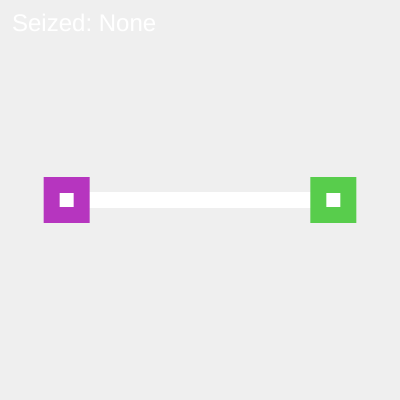
Frame 1 (no input)
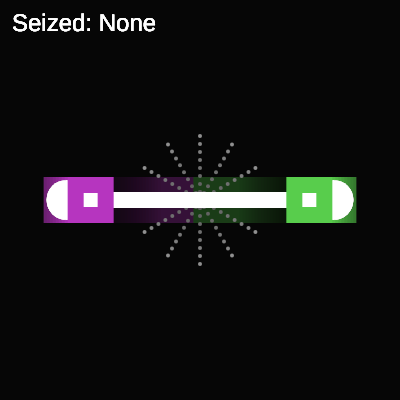
Frame 60 (no input)
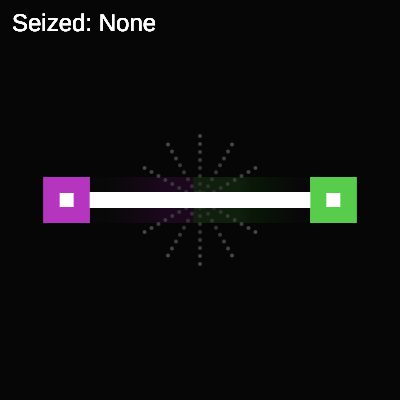
Frame 120 (the mouse pressed at the canvas centre since frame 60)

The p5.js sketch that drew these frames (run headless with seeded random() and noise() and a simulated clock; from frame 60 on, the mouse is pressed at the canvas centre):

// p5.js sketch
// ── sketch.js
const timeToExplode = 8;
const backoffBound = 16;
class Particle {
  constructor(x, y, r, c, d) {
    this.x = x;
    this.y = y;
    this.reset_x = x;
    this.reset_y = y;
    this.size = r;
    this.color = c;
    this.direction = d;
    //in frames
    this.explodeCounter = timeToExplode;
    this.exploded = false;
    this.waitCounter = 0;
    this.collisionCounter = 0;
    this.sending = true;
  }

  show() {
    stroke(this.color.x, this.color.y, this.color.z);
    square(this.x, this.y, this.size);
  }

  advanceX() {
    let speed = 1.5;
    if (this.waitCounter < 0) this.x += speed * this.direction;
  }

  advanceExplosion() {
    if (this.explodeCounter < 0) {
      this.explodeCounter = timeToExplode;
      this.x = this.reset_x;
      this.y = this.reset_y;
      this.exploded = false;
    }
  }
}
function explode(x, y, p) {
  stroke(255);
  strokeWeight(2);
  const step = 12;
  let scaleFactor = 4;
  let timeToExplode = 7;
  for (let i = 0; i <= step; i++) {
    let ang = ((i * PI) / step) * 2;
    let cx = (timeToExplode - p.explodeCounter) * scaleFactor * cos(ang) + x;
    let cy = (timeToExplode - p.explodeCounter) * scaleFactor * sin(ang) + y;
    point(cx, cy);
  }
}

let p0, p1;
function setup() {
  createCanvas(400, 400);
  const r = 15;
  p0 = new Particle(
    width / 3,
    height / 2,
    r,
    createVector(random(255), random(255), random(255)),
    1
  );
  p1 = new Particle(
    width / 1.5,
    height / 2,
    r,
    createVector(random(255), random(255), random(255)),
    -1
  );
}

function collideX(p0, p1) {
  if (p0.x + p0.size - p0.size / 2 - p1.x - p1.size - p1.size / 2 < 0.01)
    return true;
  return false;
}
let seized = "None";

function draw() {
  rectMode(CENTER);
  background(0,16);

  fill(255);
  // noStroke()
  // frameRate(5);

  stroke(255);
  strokeWeight(20);
  translate(-width / 2, -height / 2);
  scale(2);
  let h0 = createVector(width / 3, height / 2);
  let h1 = createVector(width / 1.5, height / 2);
  point(h0.x, h0.y);
  point(h1.x, h1.y);
  strokeWeight(8);
  line(h0.x, h0.y, h1.x, h1.y);

  let advCondition = !p0.exploded && !p1.exploded;

  if (advCondition) {
    p0.show();
    p1.show();
    if (p0.sending) p0.advanceX();
    if (p1.sending) p1.advanceX();
  } else {
    explode((p0.x + p1.x) / 2, (p0.y + p1.y) / 2, p0);
    p0.advanceExplosion();
    p1.advanceExplosion();
    p0.explodeCounter--;
    p1.explodeCounter--;
  }
  p0.waitCounter--;
  p1.waitCounter--;
  if (p0.waitCounter < 0 && seized === "None") p0.sending = true;
  if (p1.waitCounter < 0 && seized === "None") p1.sending = true;
  if (p0.x > p1.reset_x - p1.size * 1.5) seized = "Left";
  if (p1.x < p0.reset_x + p0.size * 1.5) seized = "Right";

  if (collideX(p1, p0) && !(p0.exploded || p1.exploded)) {
    p0.exploded = true;
    p1.exploded = true;
    p1.sending = false;
    p0.sending = false;
    let timeSlot = 30 + timeToExplode;
    if (seized === "Left") {
      p0.sending = true;
    } else if (seized === "Right") {
      p1.sending = true;
    } else {
      p0.collisionCounter++;
      p1.collisionCounter++;
      if (p0.collisionCounter <= backoffBound) {
        p0.waitCounter = round(random() * p0.collisionCounter) * timeSlot;
      }
      if (p0.collisionCounter <= backoffBound) {
        p1.waitCounter = round(random() * p1.collisionCounter) * timeSlot;
      }
    }
  }
  textSize(12);
  textAlign(LEFT, TOP);
  noStroke();
  text(`Seized: ${seized}`, width / 4 + 6, height / 4 + 6);
  
}
